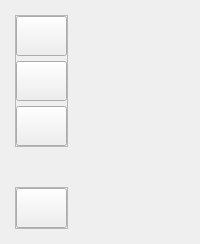
     <widget class="QWidget" name="leftMenuContainer" native="true">
      <layout class="QVBoxLayout" name="verticalLayout">
       <property name="spacing">
        <number>0</number>
       </property>
       <property name="leftMargin">
        <number>10</number>
       </property>
       <property name="topMargin">
        <number>10</number>
       </property>
       <property name="rightMargin">
        <number>0</number>
       </property>
       <property name="bottomMargin">
        <number>10</number>
       </property>
       <item alignment="Qt::AlignLeft">
        <widget class="QWidget" name="leftMenuSubcontainer" native="true">
         <layout class="QVBoxLayout" name="verticalLayout_2">
          <property name="spacing">
           <number>0</number>
          </property>
          <property name="leftMargin">
           <number>5</number>
          </property>
          <property name="topMargin">
           <number>5</number>
          </property>
          <property name="rightMargin">
           <number>5</number>
          </property>
          <property name="bottomMargin">
           <number>5</number>
          </property>
          <item>
           <widget class="QFrame" name="frame_2">
            <property name="sizePolicy">
             <sizepolicy hsizetype="Preferred" vsizetype="Preferred">
              <horstretch>0</horstretch>
              <verstretch>0</verstretch>
             </sizepolicy>
            </property>
            <property name="frameShape">
             <enum>QFrame::StyledPanel</enum>
            </property>
            <property name="frameShadow">
             <enum>QFrame::Raised</enum>
            </property>
            <layout class="QVBoxLayout" name="verticalLayout_3">
             <property name="spacing">
              <number>5</number>
             </property>
             <property name="sizeConstraint">
              <enum>QLayout::SetDefaultConstraint</enum>
             </property>
             <property name="leftMargin">
              <number>0</number>
             </property>
             <property name="topMargin">
              <number>0</number>
             </property>
             <property name="rightMargin">
              <number>0</number>
             </property>
             <property name="bottomMargin">
              <number>0</number>
             </property>
             <item>
              <widget class="QPushButton" name="homeButton">
               <property name="minimumSize">
                <size>
                 <width>0</width>
                 <height>40</height>
                </size>
               </property>
               <property name="font">
                <font>
                 <family>Segoe UI</family>
                 <pointsize>12</pointsize>
                </font>
               </property>
               <property name="toolTip">
                <string>Home</string>
               </property>
               <property name="toolTipDuration">
                <number>-1</number>
               </property>
               <property name="styleSheet">
                <string notr="true"/>
               </property>
               <property name="text">
                <string/>
               </property>
               <property name="icon">
                <iconset resource="resources.qrc">
                 <normaloff>:/icons/icons/home.svg</normaloff>:/icons/icons/home.svg</iconset>
               </property>
               <property name="iconSize">
                <size>
                 <width>20</width>
                 <height>20</height>
                </size>
               </property>
               <property name="checkable">
                <bool>true</bool>
               </property>
               <property name="checked">
                <bool>false</bool>
               </property>
              </widget>
             </item>
             <item>
              <widget class="QPushButton" name="plusButton">
               <property name="minimumSize">
                <size>
                 <width>0</width>
                 <height>40</height>
                </size>
               </property>
               <property name="text">
                <string/>
               </property>
               <property name="icon">
                <iconset resource="resources.qrc">
                 <normaloff>:/icons/icons/zap.svg</normaloff>:/icons/icons/zap.svg</iconset>
               </property>
               <property name="iconSize">
                <size>
                 <width>20</width>
                 <height>20</height>
                </size>
               </property>
               <property name="checkable">
                <bool>true</bool>
               </property>
              </widget>
             </item>
             <item>
              <widget class="QPushButton" name="databaseButton">
               <property name="minimumSize">
                <size>
                 <width>0</width>
                 <height>40</height>
                </size>
               </property>
               <property name="font">
                <font>
                 <family>Segoe UI</family>
                 <pointsize>12</pointsize>
                </font>
               </property>
               <property name="toolTip">
                <string>Home</string>
               </property>
               <property name="toolTipDuration">
                <number>-1</number>
               </property>
               <property name="styleSheet">
                <string notr="true"/>
               </property>
               <property name="text">
                <string/>
               </property>
               <property name="icon">
                <iconset resource="resources.qrc">
                 <normaloff>:/icons/icons/database.svg</normaloff>:/icons/icons/database.svg</iconset>
               </property>
               <property name="iconSize">
                <size>
                 <width>20</width>
                 <height>20</height>
                </size>
               </property>
               <property name="checkable">
                <bool>true</bool>
               </property>
              </widget>
             </item>
            </layout>
           </widget>
          </item>
          <item>
           <spacer name="verticalSpacer">
            <property name="orientation">
             <enum>Qt::Vertical</enum>
            </property>
            <property name="sizeHint" stdset="0">
             <size>
              <width>20</width>
              <height>40</height>
             </size>
            </property>
           </spacer>
          </item>
          <item alignment="Qt::AlignBottom">
           <widget class="QFrame" name="frame_3">
            <property name="frameShape">
             <enum>QFrame::StyledPanel</enum>
            </property>
            <property name="frameShadow">
             <enum>QFrame::Raised</enum>
            </property>
            <layout class="QVBoxLayout" name="verticalLayout_4">
             <property name="spacing">
              <number>5</number>
             </property>
             <property name="leftMargin">
              <number>0</number>
             </property>
             <property name="topMargin">
              <number>0</number>
             </property>
             <property name="rightMargin">
              <number>0</number>
             </property>
             <property name="bottomMargin">
              <number>0</number>
             </property>
             <item>
              <widget class="QPushButton" name="helpButton">
               <property name="minimumSize">
                <size>
                 <width>0</width>
                 <height>40</height>
                </size>
               </property>
               <property name="font">
                <font>
                 <family>Segoe UI</family>
                 <pointsize>12</pointsize>
                </font>
               </property>
               <property name="toolTip">
                <string>Help</string>
               </property>
               <property name="text">
                <string/>
               </property>
               <property name="icon">
                <iconset resource="resources.qrc">
                 <normaloff>:/icons/icons/help-circle.svg</normaloff>:/icons/icons/help-circle.svg</iconset>
               </property>
               <property name="iconSize">
                <size>
                 <width>20</width>
                 <height>20</height>
                </size>
               </property>
               <property name="checkable">
                <bool>true</bool>
               </property>
              </widget>
             </item>
            </layout>
           </widget>
          </item>
         </layout>
        </widget>
       </item>
      </layout>
     </widget>
